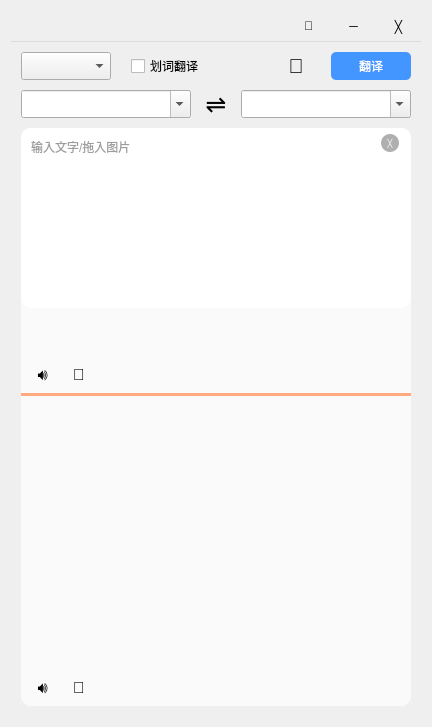
<?xml version="1.0" encoding="UTF-8"?>
<ui version="4.0">
 <class>MainWindow</class>
 <widget class="QWidget" name="MainWindow">
  <property name="windowTitle">
   <string>翻译</string>
  </property>
  <layout class="QVBoxLayout" name="verticalLayout">
   <property name="spacing">
    <number>0</number>
   </property>
   <item>
    <layout class="QHBoxLayout" name="horizontalLayout">
     <property name="spacing">
      <number>0</number>
     </property>
     <item>
      <spacer name="horizontalSpacer">
       <property name="orientation">
        <enum>Qt::Horizontal</enum>
       </property>
       <property name="sizeHint" stdset="0">
        <size>
         <width>20</width>
         <height>20</height>
        </size>
       </property>
      </spacer>
     </item>
     <item>
      <widget class="QPushButton" name="pushButton">
       <property name="minimumSize">
        <size>
         <width>45</width>
         <height>30</height>
        </size>
       </property>
       <property name="styleSheet">
        <string notr="true">QPushButton {background-color: transparent; border: 0;} QPushButton:hover {background-color: rgb(220, 220, 220);} QPushButton:pressed, QPushButton:checked {background-color: rgb(200, 200, 200);}</string>
       </property>
       <property name="text">
        <string>📌</string>
       </property>
       <property name="checkable">
        <bool>true</bool>
       </property>
      </widget>
     </item>
     <item>
      <widget class="QPushButton" name="pushButton_2">
       <property name="minimumSize">
        <size>
         <width>45</width>
         <height>30</height>
        </size>
       </property>
       <property name="styleSheet">
        <string notr="true">QPushButton {background-color: transparent; border: 0;} QPushButton:hover {background-color: rgb(220, 220, 220);} QPushButton:pressed {background-color: rgb(200, 200, 200);}</string>
       </property>
       <property name="text">
        <string>─</string>
       </property>
      </widget>
     </item>
     <item>
      <widget class="QPushButton" name="pushButton_3">
       <property name="minimumSize">
        <size>
         <width>45</width>
         <height>30</height>
        </size>
       </property>
       <property name="styleSheet">
        <string notr="true">QPushButton {background-color: transparent; border: 0;} QPushButton:hover {background-color: rgb(228, 104, 85);} QPushButton:pressed {background-color: rgb(196, 94, 74);}</string>
       </property>
       <property name="text">
        <string>╳</string>
       </property>
      </widget>
     </item>
    </layout>
   </item>
   <item>
    <widget class="Line" name="line">
     <property name="minimumSize">
      <size>
       <width>400</width>
       <height>3</height>
      </size>
     </property>
     <property name="styleSheet">
      <string notr="true">border: 1px solid rgb(220, 220, 220); border-left-color: transparent; border-right-color: transparent; border-bottom-color: transparent;</string>
     </property>
     <property name="frameShadow">
      <enum>QFrame::Plain</enum>
     </property>
     <property name="orientation">
      <enum>Qt::Horizontal</enum>
     </property>
    </widget>
   </item>
   <item>
    <layout class="QVBoxLayout" name="verticalLayout_2">
     <property name="spacing">
      <number>0</number>
     </property>
     <property name="leftMargin">
      <number>10</number>
     </property>
     <property name="topMargin">
      <number>8</number>
     </property>
     <property name="rightMargin">
      <number>10</number>
     </property>
     <property name="bottomMargin">
      <number>10</number>
     </property>
     <item>
      <layout class="QHBoxLayout" name="horizontalLayout_2">
       <property name="spacing">
        <number>20</number>
       </property>
       <item>
        <widget class="QComboBox" name="comboBox">
         <property name="minimumSize">
          <size>
           <width>90</width>
           <height>28</height>
          </size>
         </property>
         <property name="maximumSize">
          <size>
           <width>90</width>
           <height>28</height>
          </size>
         </property>
        </widget>
       </item>
       <item>
        <widget class="QCheckBox" name="checkBox">
         <property name="toolTip">
          <string>Ctrl+C 快速发起翻译</string>
         </property>
         <property name="text">
          <string>划词翻译</string>
         </property>
        </widget>
       </item>
       <item>
        <spacer name="horizontalSpacer_2">
         <property name="orientation">
          <enum>Qt::Horizontal</enum>
         </property>
         <property name="sizeHint" stdset="0">
          <size>
           <width>20</width>
           <height>20</height>
          </size>
         </property>
        </spacer>
       </item>
       <item>
        <widget class="QPushButton" name="pushButton_4">
         <property name="minimumSize">
          <size>
           <width>30</width>
           <height>28</height>
          </size>
         </property>
         <property name="cursor">
          <cursorShape>PointingHandCursor</cursorShape>
         </property>
         <property name="toolTip">
          <string>截屏翻译（F1）</string>
         </property>
         <property name="styleSheet">
          <string notr="true">QPushButton {background-color: transparent; border: 0; font-size: 20px;}</string>
         </property>
         <property name="text">
          <string>📸</string>
         </property>
        </widget>
       </item>
       <item>
        <widget class="QPushButton" name="pushButton_5">
         <property name="minimumSize">
          <size>
           <width>80</width>
           <height>28</height>
          </size>
         </property>
         <property name="cursor">
          <cursorShape>PointingHandCursor</cursorShape>
         </property>
         <property name="styleSheet">
          <string notr="true">QPushButton {background-color: rgb(67, 149, 255); color: rgb(255, 255, 255); border-radius: 5px;} QPushButton:pressed {background-color: rgb(52, 133, 251);}</string>
         </property>
         <property name="text">
          <string>翻译</string>
         </property>
        </widget>
       </item>
      </layout>
     </item>
     <item>
      <spacer name="verticalSpacer">
       <property name="orientation">
        <enum>Qt::Vertical</enum>
       </property>
       <property name="sizeType">
        <enum>QSizePolicy::Minimum</enum>
       </property>
       <property name="sizeHint" stdset="0">
        <size>
         <width>10</width>
         <height>10</height>
        </size>
       </property>
      </spacer>
     </item>
     <item>
      <layout class="QHBoxLayout" name="horizontalLayout_3">
       <property name="spacing">
        <number>10</number>
       </property>
       <item>
        <widget class="QComboBox" name="comboBox_2">
         <property name="minimumSize">
          <size>
           <width>150</width>
           <height>28</height>
          </size>
         </property>
         <property name="toolTip">
          <string>目标语言</string>
         </property>
         <property name="editable">
          <bool>true</bool>
         </property>
        </widget>
       </item>
       <item>
        <widget class="QPushButton" name="pushButton_6">
         <property name="maximumSize">
          <size>
           <width>30</width>
           <height>28</height>
          </size>
         </property>
         <property name="cursor">
          <cursorShape>PointingHandCursor</cursorShape>
         </property>
         <property name="styleSheet">
          <string notr="true">QPushButton {background-color: transparent; border: 0; font-size: 25px;}</string>
         </property>
         <property name="text">
          <string>⇌</string>
         </property>
        </widget>
       </item>
       <item>
        <widget class="QComboBox" name="comboBox_3">
         <property name="minimumSize">
          <size>
           <width>150</width>
           <height>28</height>
          </size>
         </property>
         <property name="toolTip">
          <string>目标语言</string>
         </property>
         <property name="editable">
          <bool>true</bool>
         </property>
        </widget>
       </item>
      </layout>
     </item>
     <item>
      <spacer name="verticalSpacer_2">
       <property name="orientation">
        <enum>Qt::Vertical</enum>
       </property>
       <property name="sizeType">
        <enum>QSizePolicy::Minimum</enum>
       </property>
       <property name="sizeHint" stdset="0">
        <size>
         <width>10</width>
         <height>10</height>
        </size>
       </property>
      </spacer>
     </item>
     <item>
      <widget class="QWidget" name="widget" native="true">
       <property name="styleSheet">
        <string notr="true">QWidget#widget {background-color: rgb(250, 250, 250); border-radius: 10px;} QScrollBar:vertical {background: transparent; width: 6px; margin: 0;} QScrollBar::handle:vertical {background: rgb(224, 224, 224); min-height: 30px; border-radius: 3px;} QScrollBar::sub-line:vertical {height: 0; subcontrol-position: top;} QScrollBar::add-line:vertical {height: 0; subcontrol-position: bottom;} QScrollBar:horizontal {background: transparent; height: 6px; margin: 0;} QScrollBar::handle:horizontal {background: rgb(224, 224, 224); min-width: 30px; border-radius: 3px;} QScrollBar::sub-line:horizontal {width: 0; subcontrol-position: left;} QScrollBar::add-line:horizontal {width: 0; subcontrol-position: right;}</string>
       </property>
       <layout class="QVBoxLayout" name="verticalLayout_3">
        <property name="spacing">
         <number>0</number>
        </property>
        <property name="leftMargin">
         <number>0</number>
        </property>
        <property name="topMargin">
         <number>0</number>
        </property>
        <property name="rightMargin">
         <number>0</number>
        </property>
        <property name="bottomMargin">
         <number>0</number>
        </property>
        <item>
         <widget class="QTextEdit" name="textEdit">
          <property name="minimumSize">
           <size>
            <width>390</width>
            <height>120</height>
           </size>
          </property>
          <property name="maximumSize">
           <size>
            <width>16777215</width>
            <height>180</height>
           </size>
          </property>
          <property name="styleSheet">
           <string notr="true">QTextEdit {background-color: rgb(255, 255, 255); border-radius: 10px; font: 16px &quot;微软雅黑&quot;; color: rgb(60, 60, 60); padding: 6px;} QTextEdit:hover {border: 2px solid rgb(82, 186, 255);} QTextEdit:focus {border: 2px solid rgb(82, 186, 255);}</string>
          </property>
          <property name="placeholderText">
           <string>输入文字/拖入图片</string>
          </property>
          <layout class="QVBoxLayout" name="verticalLayout_4">
           <property name="leftMargin">
            <number>0</number>
           </property>
           <property name="topMargin">
            <number>0</number>
           </property>
           <property name="rightMargin">
            <number>0</number>
           </property>
           <property name="bottomMargin">
            <number>0</number>
           </property>
           <item>
            <layout class="QHBoxLayout" name="horizontalLayout_4">
             <property name="rightMargin">
              <number>6</number>
             </property>
             <item>
              <spacer name="horizontalSpacer_3">
               <property name="orientation">
                <enum>Qt::Horizontal</enum>
               </property>
               <property name="sizeHint" stdset="0">
                <size>
                 <width>10</width>
                 <height>10</height>
                </size>
               </property>
              </spacer>
             </item>
             <item>
              <widget class="QPushButton" name="pushButton_7">
               <property name="minimumSize">
                <size>
                 <width>18</width>
                 <height>18</height>
                </size>
               </property>
               <property name="cursor">
                <cursorShape>PointingHandCursor</cursorShape>
               </property>
               <property name="styleSheet">
                <string notr="true">QPushButton {background-color: rgba(0, 0, 0, 80); border-radius: 9px; font-size: 8px; color: rgb(255, 255, 255);}</string>
               </property>
               <property name="text">
                <string>╳</string>
               </property>
              </widget>
             </item>
            </layout>
           </item>
           <item>
            <spacer name="verticalSpacer_3">
             <property name="orientation">
              <enum>Qt::Vertical</enum>
             </property>
             <property name="sizeHint" stdset="0">
              <size>
               <width>20</width>
               <height>20</height>
              </size>
             </property>
            </spacer>
           </item>
          </layout>
         </widget>
        </item>
        <item>
         <widget class="QWidget" name="widget_2" native="true">
          <property name="styleSheet">
           <string notr="true">QPushButton {background-color: transparent; border: 0; font-size: 16px;}</string>
          </property>
          <layout class="QVBoxLayout" name="verticalLayout_5">
           <property name="spacing">
            <number>0</number>
           </property>
           <property name="leftMargin">
            <number>0</number>
           </property>
           <property name="topMargin">
            <number>0</number>
           </property>
           <property name="rightMargin">
            <number>0</number>
           </property>
           <property name="bottomMargin">
            <number>0</number>
           </property>
           <item>
            <widget class="QTextBrowser" name="textBrowser">
             <property name="minimumSize">
              <size>
               <width>390</width>
               <height>55</height>
              </size>
             </property>
             <property name="maximumSize">
              <size>
               <width>16777215</width>
               <height>55</height>
              </size>
             </property>
             <property name="styleSheet">
              <string notr="true">QTextBrowser {background-color: transparent; border: 2px solid transparent; border-radius: 10px; font: 18px &quot;微软雅黑&quot;; color: rgb(60, 60, 60); padding: 6px;}</string>
             </property>
            </widget>
           </item>
           <item>
            <widget class="QWidget" name="widget_3" native="true">
             <layout class="QVBoxLayout" name="verticalLayout_6">
              <property name="spacing">
               <number>0</number>
              </property>
              <property name="leftMargin">
               <number>0</number>
              </property>
              <property name="topMargin">
               <number>0</number>
              </property>
              <property name="rightMargin">
               <number>0</number>
              </property>
              <property name="bottomMargin">
               <number>0</number>
              </property>
              <item>
               <layout class="QHBoxLayout" name="horizontalLayout_5">
                <property name="spacing">
                 <number>14</number>
                </property>
                <property name="leftMargin">
                 <number>11</number>
                </property>
                <property name="bottomMargin">
                 <number>8</number>
                </property>
                <property name="toptMargin" stdset="0">
                 <number>0</number>
                </property>
                <item>
                 <widget class="QPushButton" name="pushButton_8">
                  <property name="minimumSize">
                   <size>
                    <width>22</width>
                    <height>22</height>
                   </size>
                  </property>
                  <property name="cursor">
                   <cursorShape>PointingHandCursor</cursorShape>
                  </property>
                  <property name="toolTip">
                   <string>发音</string>
                  </property>
                  <property name="text">
                   <string>🔊</string>
                  </property>
                 </widget>
                </item>
                <item>
                 <widget class="QPushButton" name="pushButton_9">
                  <property name="minimumSize">
                   <size>
                    <width>22</width>
                    <height>22</height>
                   </size>
                  </property>
                  <property name="cursor">
                   <cursorShape>PointingHandCursor</cursorShape>
                  </property>
                  <property name="toolTip">
                   <string>复制</string>
                  </property>
                  <property name="text">
                   <string>📑</string>
                  </property>
                 </widget>
                </item>
                <item>
                 <spacer name="horizontalSpacer_4">
                  <property name="orientation">
                   <enum>Qt::Horizontal</enum>
                  </property>
                  <property name="sizeHint" stdset="0">
                   <size>
                    <width>20</width>
                    <height>20</height>
                   </size>
                  </property>
                 </spacer>
                </item>
               </layout>
              </item>
              <item>
               <widget class="Line" name="line_2">
                <property name="styleSheet">
                 <string notr="true">background-color: rgb(255, 170, 127); border: 1px solid transparent;</string>
                </property>
                <property name="frameShadow">
                 <enum>QFrame::Plain</enum>
                </property>
                <property name="orientation">
                 <enum>Qt::Horizontal</enum>
                </property>
               </widget>
              </item>
             </layout>
            </widget>
           </item>
           <item>
            <widget class="QTextBrowser" name="textBrowser_2">
             <property name="minimumSize">
              <size>
               <width>390</width>
               <height>280</height>
              </size>
             </property>
             <property name="styleSheet">
              <string notr="true">QTextBrowser {background-color: transparent; border: 2px solid transparent; border-radius: 10px; font: 16px &quot;微软雅黑&quot;; color: rgb(60, 60, 60); padding: 6px;}</string>
             </property>
            </widget>
           </item>
           <item>
            <widget class="QWidget" name="widget_4" native="true">
             <layout class="QHBoxLayout" name="horizontalLayout_6">
              <property name="spacing">
               <number>14</number>
              </property>
              <property name="leftMargin">
               <number>11</number>
              </property>
              <property name="topMargin">
               <number>0</number>
              </property>
              <property name="rightMargin">
               <number>0</number>
              </property>
              <property name="bottomMargin">
               <number>8</number>
              </property>
              <item>
               <widget class="QPushButton" name="pushButton_10">
                <property name="minimumSize">
                 <size>
                  <width>22</width>
                  <height>22</height>
                 </size>
                </property>
                <property name="cursor">
                 <cursorShape>PointingHandCursor</cursorShape>
                </property>
                <property name="toolTip">
                 <string>发音</string>
                </property>
                <property name="text">
                 <string>🔊</string>
                </property>
               </widget>
              </item>
              <item>
               <widget class="QPushButton" name="pushButton_11">
                <property name="minimumSize">
                 <size>
                  <width>22</width>
                  <height>22</height>
                 </size>
                </property>
                <property name="cursor">
                 <cursorShape>PointingHandCursor</cursorShape>
                </property>
                <property name="toolTip">
                 <string>复制</string>
                </property>
                <property name="text">
                 <string>📑</string>
                </property>
               </widget>
              </item>
              <item>
               <spacer name="horizontalSpacer_5">
                <property name="orientation">
                 <enum>Qt::Horizontal</enum>
                </property>
                <property name="sizeHint" stdset="0">
                 <size>
                  <width>20</width>
                  <height>20</height>
                 </size>
                </property>
               </spacer>
              </item>
             </layout>
            </widget>
           </item>
          </layout>
         </widget>
        </item>
       </layout>
      </widget>
     </item>
    </layout>
   </item>
  </layout>
 </widget>
 <resources/>
 <connections>
  <connection>
   <sender>pushButton_2</sender>
   <signal>clicked()</signal>
   <receiver>MainWindow</receiver>
   <slot>showMinimized()</slot>
   <hints>
    <hint type="sourcelabel">
     <x>364</x>
     <y>24</y>
    </hint>
    <hint type="destinationlabel">
     <x>220</x>
     <y>269</y>
    </hint>
   </hints>
  </connection>
  <connection>
   <sender>pushButton_3</sender>
   <signal>clicked()</signal>
   <receiver>MainWindow</receiver>
   <slot>close()</slot>
   <hints>
    <hint type="sourcelabel">
     <x>406</x>
     <y>24</y>
    </hint>
    <hint type="destinationlabel">
     <x>220</x>
     <y>269</y>
    </hint>
   </hints>
  </connection>
  <connection>
   <sender>pushButton_7</sender>
   <signal>clicked()</signal>
   <receiver>textEdit</receiver>
   <slot>clear()</slot>
   <hints>
    <hint type="sourcelabel">
     <x>397</x>
     <y>147</y>
    </hint>
    <hint type="destinationlabel">
     <x>220</x>
     <y>144</y>
    </hint>
   </hints>
  </connection>
 </connections>
</ui>
